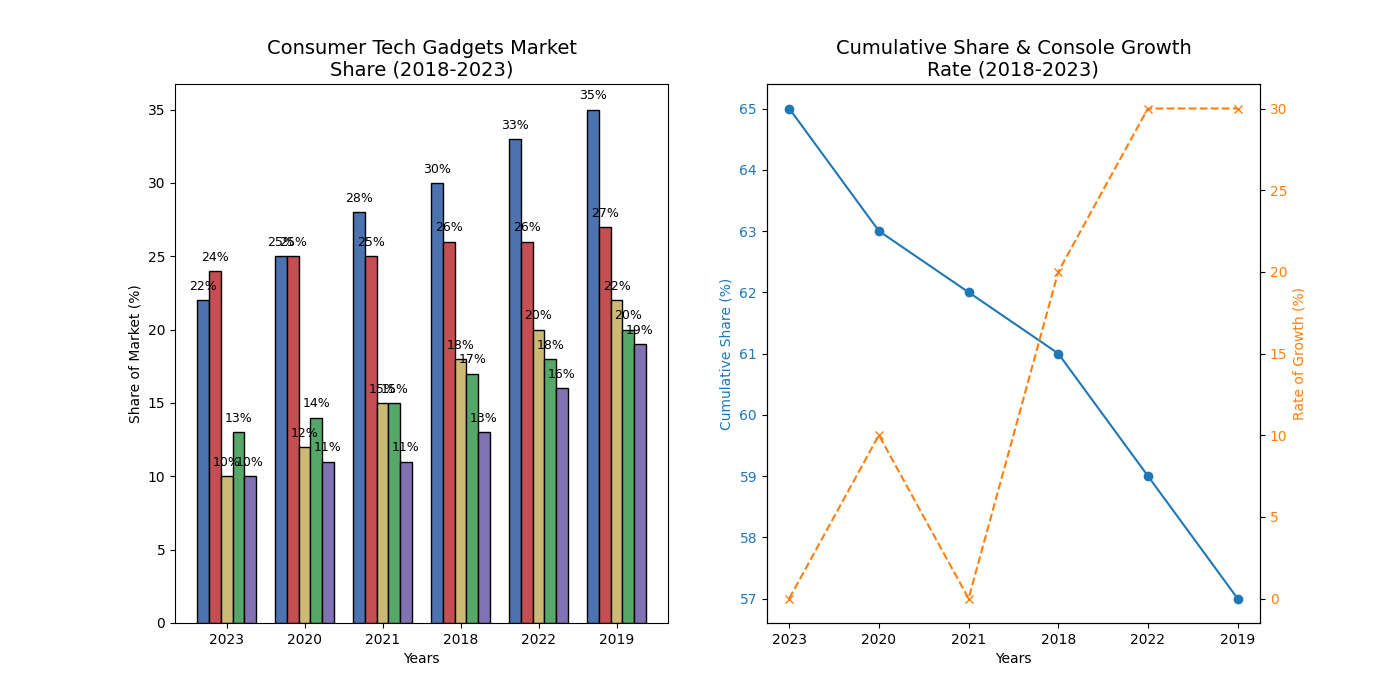

Generate this figure with Python:
import matplotlib.pyplot as plt
import numpy as np

gadgets = ['Laptops', 'Smartwatches', 'Smartphones', 'Tablets', 'Gaming Consoles']
years = ['2023', '2020', '2021', '2018', '2022', '2019']

data = np.array([
    [35, 33, 30, 28, 25, 22],
    [25, 26, 27, 26, 25, 24],
    [10, 12, 15, 18, 20, 22],
    [20, 18, 17, 15, 14, 13],
    [10, 11, 11, 13, 16, 19],
])

sorted_data = np.sort(data, axis=1)

fig, (ax2, ax1) = plt.subplots(1, 2, figsize=(14, 7))

bar_width = 0.15
x_positions = np.arange(len(years))
colors = ['#4c72b0', '#c44e52', '#ccb974', '#55a868', '#8172b3']

for i, (gadget, color) in enumerate(zip(gadgets, colors)):
    ax2.bar(x_positions + i * bar_width, sorted_data[i], width=bar_width, color=color, edgecolor='black')

ax2.set_title('Consumer Tech Gadgets Market\nShare (2018-2023)', fontsize=14)
ax2.set_xlabel('Years')
ax2.set_ylabel('Share of Market (%)')
ax2.set_xticks(x_positions + bar_width * 2)
ax2.set_xticklabels(years)

for i in range(len(years)):
    for j in range(len(gadgets)):
        ax2.text(x_positions[i] + j * bar_width, sorted_data[j, i] + 0.5, f"{sorted_data[j, i]}%", ha='center', va='bottom', fontsize=9)

smart_devices = data[0] + data[2] + data[3]
gaming_growth_rate = np.diff(data[4], prepend=data[4][0]) / data[4][0] * 100

ax1.plot(years, smart_devices, marker='o', color='#1f77b4')
ax1.set_title('Cumulative Share & Console Growth\nRate (2018-2023)', fontsize=14)
ax1.set_xlabel('Years')
ax1.set_ylabel('Cumulative Share (%)', color='#1f77b4')
ax1.tick_params(axis='y', labelcolor='#1f77b4')

ax3 = ax1.twinx()
ax3.plot(years, gaming_growth_rate, marker='x', color='#ff7f0e', linestyle='--')
ax3.set_ylabel('Rate of Growth (%)', color='#ff7f0e')
ax3.tick_params(axis='y', labelcolor='#ff7f0e')

plt.show()
